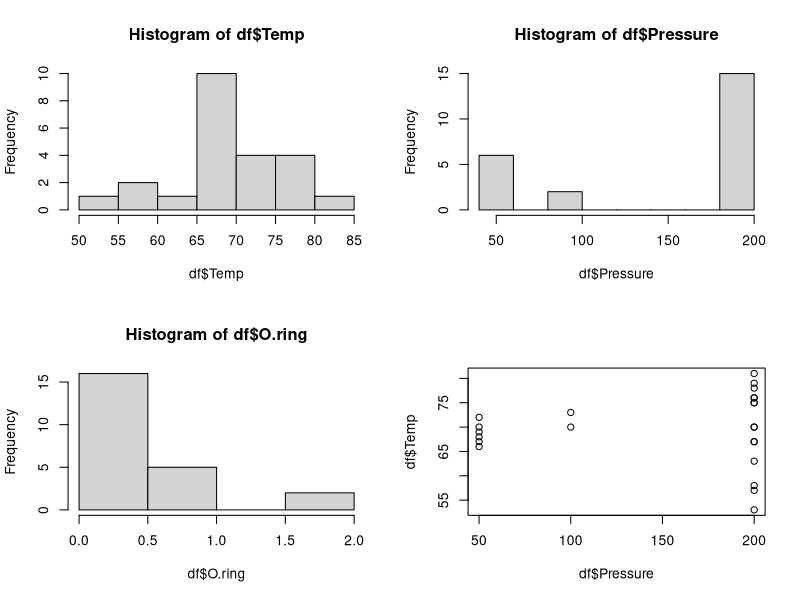
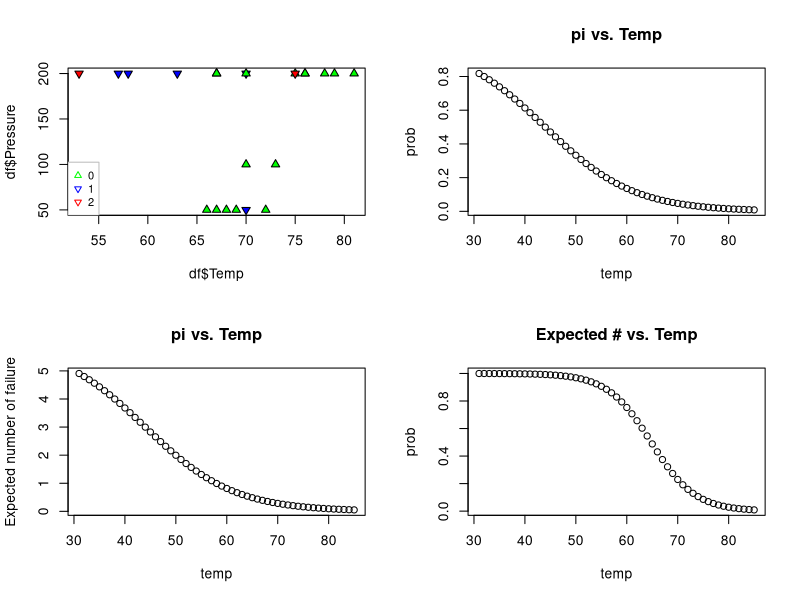
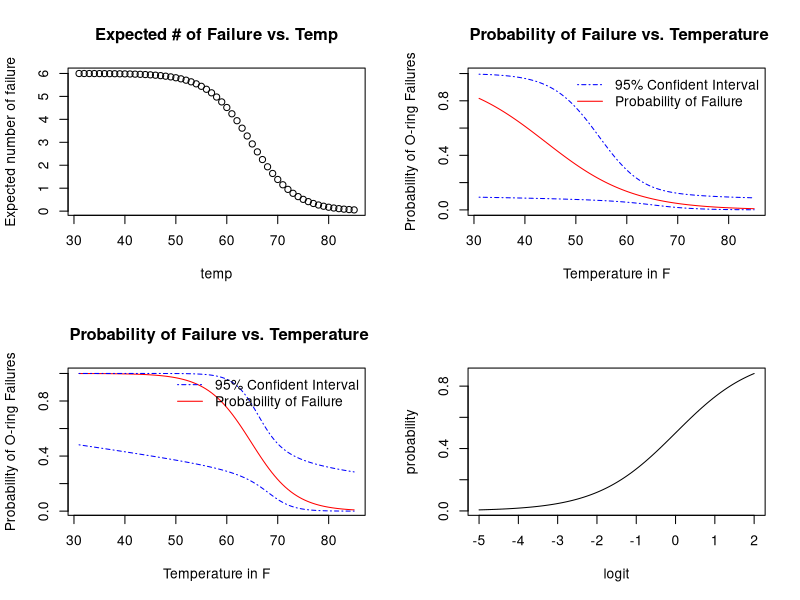

Write the R code that produced these figures, in order. (Note: this script raises an error after producing the figures.)
## ---- chunk 1
df = read.csv('challenger.csv',sep=',')
summary(df)
table(df$O.ring)
## ---- chunk 2
par(mfrow=c(2,2))
hist(df$Temp)
hist(df$Pressure)
hist(df$O.ring)
plot(df$Pressure,df$Temp)

## ---- chunk 3
plot(df$Temp,df$Pressure,pch=c(24,25,25)[df$O.ring+1],bg=c("green","blue","red")[(df$O.ring+1)])
legend("bottomleft", pch = c(24,25,25), col = c("green", "blue", "red")
       ,c("0","1","2")
       ,box.col = "gray"
       ,cex=.8)
## ---- chunk 4

df$failure = ifelse(df$O.ring == 0,0,1)
model1 = glm(formula = failure~Temp+Pressure,family = binomial(link=logit),data = df)
summary(model1)
## ---- chunk 5
library(car)
Anova(model1,test='LR')
## ---- chunk 6

# Binarize if there's an O.ring failure at each launch
df$failure = ifelse(df$O.ring == 0,0,1)
binaryModel = glm(formula = failure~Temp,family = binomial(link=logit),data = df)
summary(binaryModel)

# Get proportion of failed O rings at each launch for 
df$ProbFail= df$O.ring/df$Number
binomialModel = glm(formula = ProbFail~ Temp, family = quasibinomial(link = logit), data = df)
summary(binomialModel)

## ---- chunk 7
Anova(binaryModel,test='LR')
## ---- chunk 8
temp = seq(31,85,by=1)
prob = predict(binomialModel,data.frame(Temp=temp),type ='response')
plot(temp,prob)
title('pi vs. Temp')
## ---- chunk 9

plot(temp,prob*6, ylab='Expected number of failure')
title('pi vs. Temp')
## ---- chunk 10
temp = seq(31,85,by=1)
prob = predict(binaryModel,data.frame(Temp=temp),type ='response')
plot(temp,prob)
title('Expected # vs. Temp')

## ---- chunk 11

plot(temp,prob*6, ylab='Expected number of failure')
title('Expected # of Failure vs. Temp')
## ---- chunk 12
curve(expr = predict(object = binomialModel, newdata = data.frame(Temp = x), type = "response"), col = "red", xlim=c(31,85),ylim=c(0,1),
      xlab='Temperature in F', ylab='Probability of O-ring Failures', main=' Probability of Failure vs. Temperature')


ci.pi <- function(newdata, mod.fit.obj, alpha){ 
  
    linear.pred <- predict(object = mod.fit.obj, newdata =newdata, type = "link", se = TRUE) 
    CI.lin.pred.lower <- linear.pred$fit - qnorm(p = 1-alpha/2)*linear.pred$se
    CI.lin.pred.upper <- linear.pred$fit + qnorm(p =1-alpha/2)*linear.pred$se
    CI.pi.lower <- exp(CI.lin.pred.lower) / (1 + exp(CI.lin.pred.lower))
    CI.pi.upper <- exp(CI.lin.pred.upper) / (1 + exp(CI.lin.pred.upper))
    list(lower = CI.pi.lower, upper = CI.pi.upper)
}


curve(expr = ci.pi(newdata = data.frame(Temp = x),
mod.fit.obj = binomialModel, alpha = 0.05)$lower, col = "blue", lty
= "dotdash", add = TRUE)

curve(expr = ci.pi(newdata = data.frame(Temp = x),
mod.fit.obj = binomialModel, alpha = 0.05)$upper, col = "blue", lty
= "dotdash", add = TRUE)

legend("topright",legend=c('95% Confident Interval','Probability of Failure'),
       lty=c('dotdash','solid'), col=c('blue','red'),bty='n')
## ---- chunk 13
curve(expr = predict(object = binaryModel, newdata = data.frame(Temp = x), type = "response"), col = "red", xlim=c(31,85),
      xlab='Temperature in F', ylab='Probability of O-ring Failures', main=' Probability of Failure vs. Temperature')


curve(expr = ci.pi(newdata = data.frame(Temp = x),
mod.fit.obj = binaryModel, alpha = 0.05)$lower, col = "blue", lty
= "dotdash", add = TRUE)

curve(expr = ci.pi(newdata = data.frame(Temp = x),
mod.fit.obj = binaryModel, alpha = 0.05)$upper, col = "blue", lty
= "dotdash", add = TRUE)

legend("topright",legend=c('95% Confident Interval','Probability of Failure'),
       lty=c('dotdash','solid'), col=c('blue','red'),bty='n')
## ---- chunk 14
curve(expr = exp(x)/(1+exp(x)),xlim=c(-5,2),xlab='logit',ylab='probability')
## ---- chunk 15
temp = data.frame(Temp = 31)
pred = predict(binomialModel,newdata=temp,type = 'response')
confidence = ci.pi(newdata = temp, binomialModel,alpha = 0.05)
data.frame(predicted_probability_failure = pred, confidence_interval = confidence)

pred.binary = predict(binaryModel,newdata=temp,type = 'response')
confidence.binary = ci.pi(newdata = temp, binaryModel,alpha = 0.05)
data.frame(predicted_probability_failure = pred.binary, confidence_interval = confidence.binary)
## ---- chunk 16
# 1st approach
nBoot = 50
library(dplyr)

# Bootstrap a large dataset each with 23 temp measurements
large.dataset = replicate(nBoot,sample_n(data.frame(df$Temp,df$ProbFail),23,replace=TRUE))

# Update probability to simulated
for (i in 1:nBoot){
  dfi = data.frame(prob = large.dataset[,i]$df.ProbFail, Temp = large.dataset[,i]$df.Temp)
  model = glm(formula  = prob ~ Temp, family = quasibinomial(link = "logit"), data = dfi)
  updateProb = predict(object = model, data.frame(Temp = dfi$Temp),type='response')
  # Update
  large.dataset[,i]$df.ProbFail = updateProb
}

# Refit the model and get 90% confidence level for temperature at temptoExamine
bootstrap90 <- function(temptoExamine, large.dataset, nBoot){
  probability.failure = c()
  for (i in 1:nBoot){
    dfi = data.frame(prob = large.dataset[,i]$df.ProbFail, Temp = large.dataset[,i]$df.Temp)
    model = glm(formula  = prob ~ Temp, family = quasibinomial(link = "logit"), data = dfi)
    
    
    logit = model$coefficient[1] + model$coefficient[2]*temptoExamine
    bootstrap.prob = exp(logit)/(1+exp(logit))
    probability.failure = c(probability.failure,bootstrap.prob)
  }
 
  lower= quantile(probability.failure,0.05)
  upper= quantile(probability.failure,0.95)
  list(lower,upper)
  
}

bootstrap90(31,large.dataset,nBoot)
bootstrap90(72,large.dataset,nBoot)

## ---- chunk 17
# Binarize if there's an O.ring failure at each launch

binaryModel2 = glm(formula = failure~Temp + I(Temp^2),family = binomial(link=logit),data = df)
summary(binaryModel2)

# Get proportion of failed O rings at each launch for 

binomialModel2 = glm(formula = NumberFail ~ Temp + I(Temp^2), family = quasibinomial(link = logit), data = df)
summary(binomialModel2)
